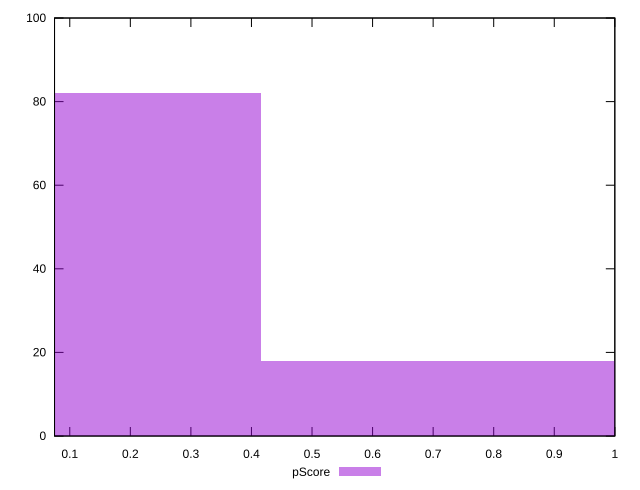

Here is the gnuplot script that generated this plot:
reset

$pScore <<EOF
0 82
0.8299045463183808 18
EOF

set key outside below
set boxwidth 0.8299045463183808
set xrange [0.07483187906445549:1]
set yrange [0:100]
set trange [0:100]
set style fill transparent solid 0.5 noborder
set terminal svg size 640, 490 enhanced background rgb 'white'
set output "report/report_00029_2021-02-24T13-36-40.390Z/uses-long-cache-ttl/samples/agenda/pScore/histogram.svg"

plot $pScore title "pScore" with boxes

reset
